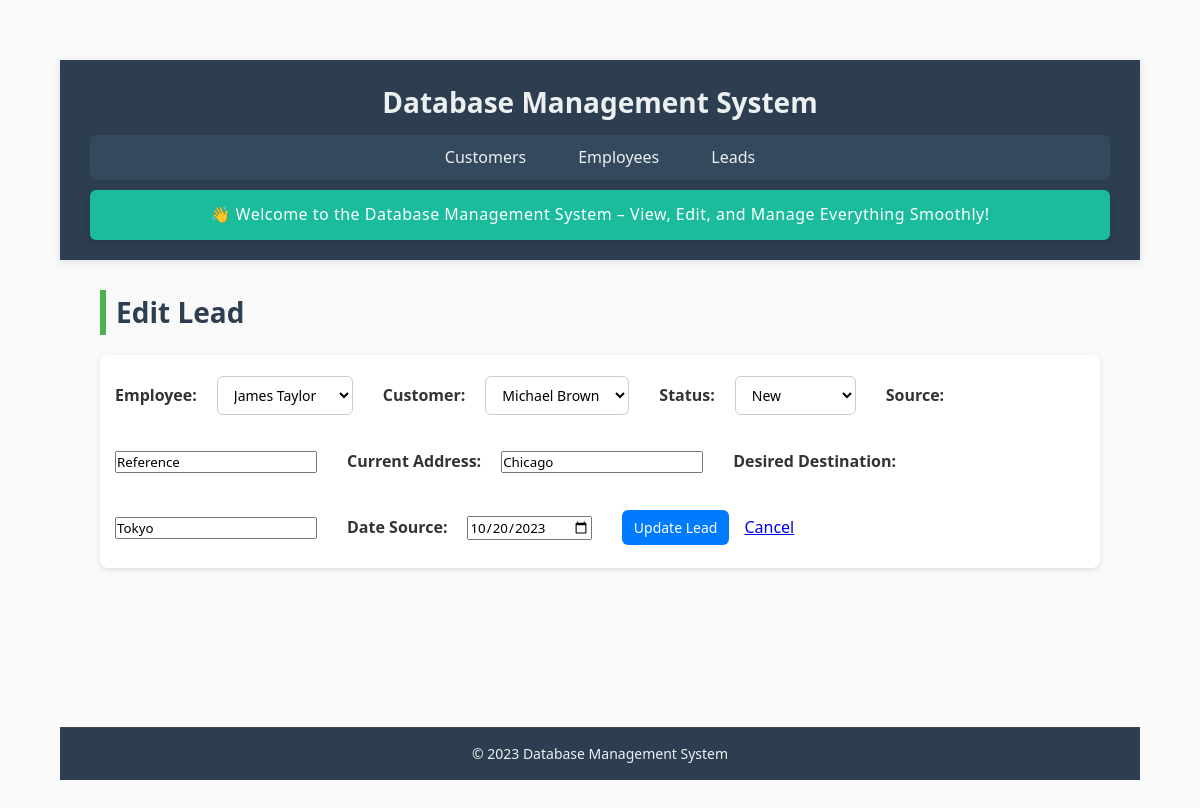
Before: /leads/edit/LEAD003 with the older database file.
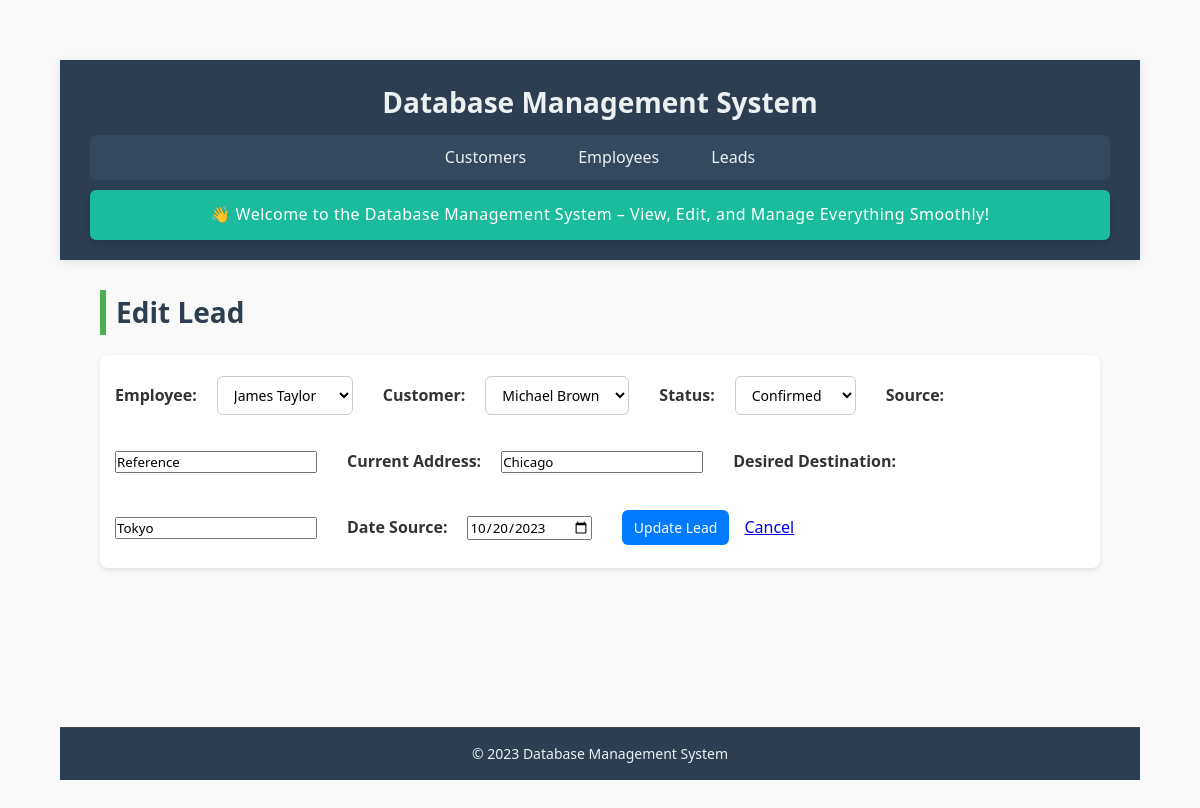
After: the same page with the newer database file.
### tables this page shows
CREATE TABLE leads (
    employeeLeadId TEXT PRIMARY KEY,
    employeeId TEXT NOT NULL,
    employeeName TEXT NOT NULL,
    employeeContactNo TEXT NOT NULL,
    customerName TEXT NOT NULL,
    customerId TEXT NOT NULL,
    customerContactNo TEXT NOT NULL,
    currentAddress TEXT NOT NULL,
    desiredDestination TEXT NOT NULL,
    status TEXT NOT NULL CHECK (status IN ('Pending', 'Contacted', 'Lost', 'Willing', 'Paid', 'Refund', 'Confirmed')),
    source TEXT NOT NULL CHECK (source IN ('Facebook', 'WhatsApp', 'Reference', 'TikTok', 'Other')),
    dateSource TEXT,
    createdAt TEXT DEFAULT CURRENT_TIMESTAMP,
    updatedAt TEXT DEFAULT CURRENT_TIMESTAMP,
    FOREIGN KEY (employeeId) REFERENCES employees(empId),
    FOREIGN KEY (customerId) REFERENCES customers(customerId)
);

CREATE TABLE employees (
    empId TEXT PRIMARY KEY,
    empName TEXT NOT NULL,
    phoneNo TEXT,
    targetAmount REAL NOT NULL CHECK (targetAmount >= 0),
    achievedAmount REAL NOT NULL CHECK (achievedAmount >= 0),
    createdAt TEXT DEFAULT CURRENT_TIMESTAMP,
    updatedAt TEXT DEFAULT CURRENT_TIMESTAMP
);

CREATE TABLE customers (
    customerId TEXT PRIMARY KEY,
    customerName TEXT NOT NULL,
    phone TEXT NOT NULL,
    source TEXT NOT NULL,
    currentLocation TEXT NOT NULL,
    desiredDestination TEXT NOT NULL,
    dateOfArrival TEXT,
    createdAt TEXT DEFAULT CURRENT_TIMESTAMP,
    updatedAt TEXT DEFAULT CURRENT_TIMESTAMP
);

### app.py (the view, shortened to what this page needs)
@app.route('/leads/edit/<string:lead_id>', methods=['GET', 'POST'])
def edit_lead(lead_id):
    conn = get_db_connection()
    lead = conn.execute("SELECT * FROM leads WHERE employeeLeadId = ?", (lead_id,)).fetchone()
    if not lead:
        flash("Lead not found", "danger")
        return redirect(url_for('leads'))
    conn.close()
    return render_template('edit_lead.html', lead=lead, employees=get_all_employees(), customers=get_all_customers())

### app.py (called while the page is built)
def get_db_connection():
    conn = sqlite3.connect(DATABASE)
    conn.row_factory = sqlite3.Row
    return conn

def get_all_employees():
    conn = get_db_connection()
    employees = conn.execute("SELECT empId, empName FROM employees").fetchall()
    conn.close()
    return employees

def get_all_customers():
    conn = get_db_connection()
    customers = conn.execute("SELECT customerId, customerName FROM customers").fetchall()
    conn.close()
    return customers

### templates/edit_lead.html
{% extends "base.html" %}
{% block content %}
<h2>Edit Lead</h2>
<form method="POST">
    <label for="employeeId">Employee:</label>
    <select name="employeeId" required>
        {% for emp in employees %}
        <option value="{{ emp.empId }}" {% if emp.empId == lead.employeeId %}selected{% endif %}>{{ emp.empName }}</option>
        {% endfor %}
    </select><br><br>
    <label for="customerId">Customer:</label>
    <select name="customerId" required>
        {% for cust in customers %}
        <option value="{{ cust.customerId }}" {% if cust.customerId == lead.customerId %}selected{% endif %}>{{ cust.customerName }}</option>
        {% endfor %}
    </select><br><br>
    <label for="status">Status:</label>
    <select name="status" required>
        {% for s in ['New', 'In Progress', 'Closed','confirmed','Confirmed'] %}
        <option value="{{ s }}" {% if s == lead.status %}selected{% endif %}>{{ s }}</option>
        {% endfor %}
    </select><br><br>
    <label for="source">Source:</label>
    <input type="text" name="source" value="{{ lead.source }}" required><br><br>
    <label for="currentAddress">Current Address:</label>
    <input type="text" name="currentAddress" value="{{ lead.currentAddress }}" required><br><br>
    <label for="desiredDestination">Desired Destination:</label>
    <input type="text" name="desiredDestination" value="{{ lead.desiredDestination }}" required><br><br>
    <label for="dateSource">Date Source:</label>
    <input type="date" name="dateSource" value="{{ lead.dateSource }}"><br><br>
    <button type="submit">Update Lead</button>
    <a href="{{ url_for('leads') }}">Cancel</a>
</form>
{% endblock %}

Changed rows visible on the page:
changed leads "Reference": status (not shown) → "Confirmed"
Other visible differences:
form field status: "New" → (not shown)
